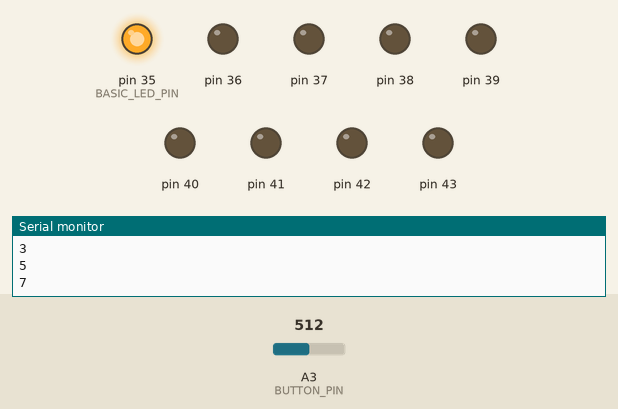
This sketch was run on a simulated Arduino Mega 2560, built with avr-gcc and run on an emulated ATmega2560. Shown: output pins drawn as LEDs (lit = HIGH), the last lines printed to the serial monitor. The test bench sets the inputs (shaded band); at power-on: A3 (BUTTON_PIN) = 512.

Above: at 20.7 s.
20.8 s: A3 (BUTTON_PIN) set to 0
At 21.7 s:
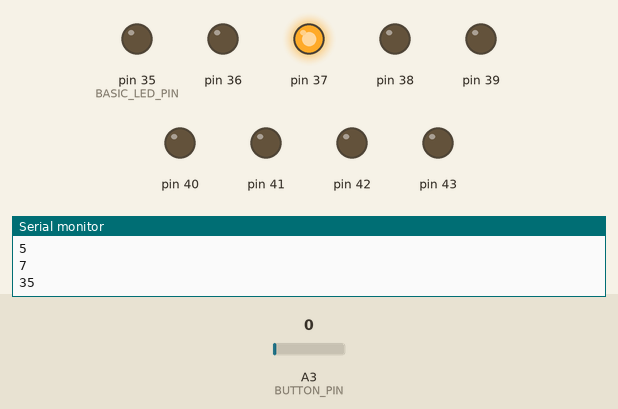
30.4 s: A3 (BUTTON_PIN) set to 19
At 34.7 s:
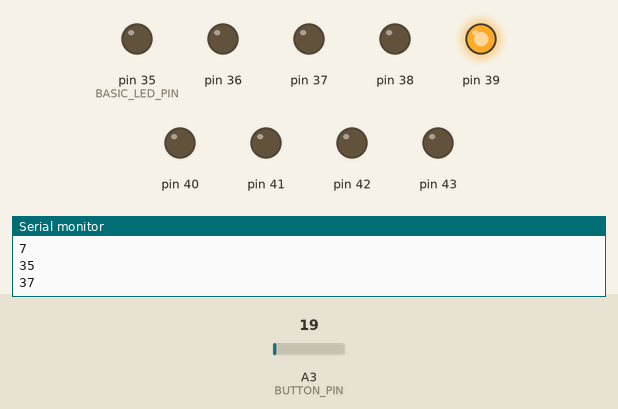
Timing chart, 0 to 46.0 s (numbered marks = the images above; inputs shaded):
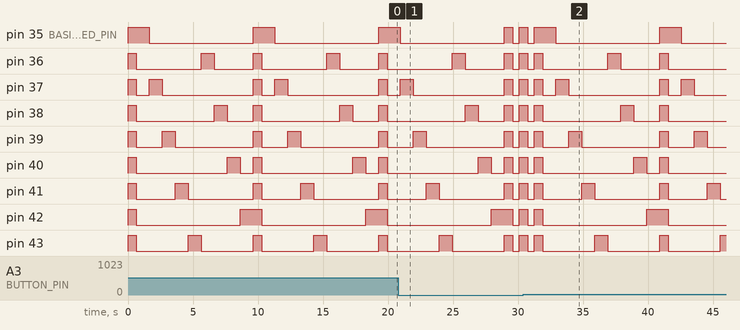

The sketch:

main.ino
```cpp
#define BASIC_LED_PIN 35 // 35-43
#define BUTTON_PIN A3 // A3
#define CYCLE_DELAY 1000 // ms


int led_pins[9];

void setup(){
    for (int i = 0; i < 9; i++){
      led_pins[i] = BASIC_LED_PIN;
      led_pins[i] += i;
      pinMode(led_pins[i], OUTPUT);
    }
    Serial.begin(9600);
    Serial.println("HELLO IN DA PROGRAM");
}

void algorithm(){
  // HIGH
  // LOW
  lights_on();
  for (int i = 0; i < 9; i+=2){
    digitalWrite(led_pins[i], HIGH);
    delay(CYCLE_DELAY); // in ms
    digitalWrite(led_pins[i], LOW);
    Serial.println(led_pins[i]);
  }
  for (int i = 1; i < 9; i+=2){
    digitalWrite(led_pins[i], HIGH);
    delay(CYCLE_DELAY); // in ms
    digitalWrite(led_pins[i], LOW);
    Serial.println(i);
  }
}

void lights_on(){
  for (int i = 0; i < 9; i++){
    digitalWrite(led_pins[i], HIGH);
  }
  delay(650);
  for (int i = 0; i < 9; i++){
    digitalWrite(led_pins[i], LOW);
  }
}

void loop(){
  if (analogRead(BUTTON_PIN)){
    algorithm();
  }
  else {
    lights_on();
    delay(500);
  }
}
```

Measured:
- by itself, pin 35 (BASIC_LED_PIN): alternates HIGH for 1.7 s and LOW for 8.0 s
- by itself, pin 36: repeats every 9.7 s: LOW 5.0 s, HIGH 1.0 s, LOW 3.0 s, HIGH 0.65 s
- by itself, pin 37: repeats every 9.7 s: LOW 1.0 s, HIGH 1.0 s, LOW 7.0 s, HIGH 0.65 s
- by itself, pin 38: repeats every 9.7 s: LOW 6.0 s, HIGH 1.0 s, LOW 2.0 s, HIGH 0.65 s
- by itself, pin 39: repeats every 9.7 s: LOW 2.0 s, HIGH 1.0 s, LOW 6.0 s, HIGH 0.65 s
- by itself, pin 40: repeats every 9.7 s: LOW 7.0 s, HIGH 1.0 s, LOW 1.0 s, HIGH 0.65 s
- by itself, pin 41: repeats every 9.7 s: LOW 3.0 s, HIGH 1.0 s, LOW 5.0 s, HIGH 0.65 s
- by itself, pin 42: repeats every 9.7 s: LOW 8.0 s, HIGH 1.7 s
